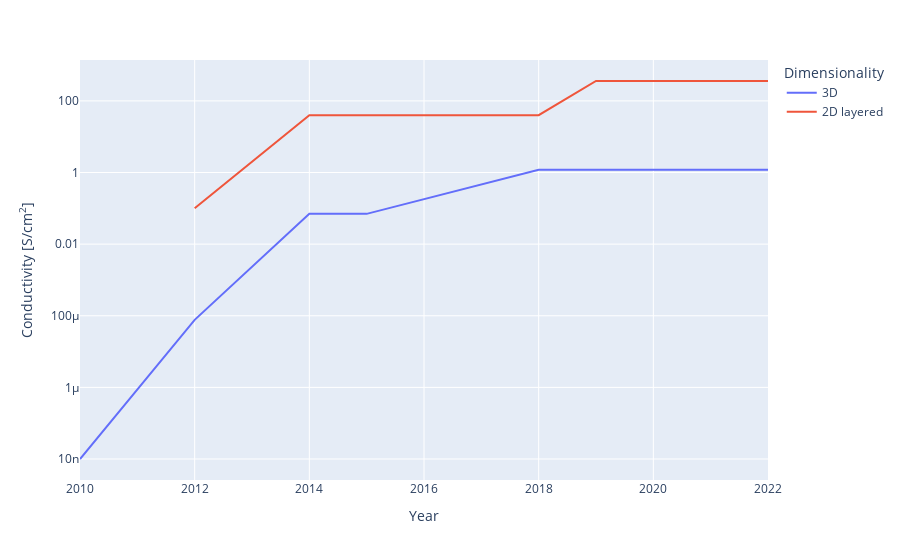

Source (notebook cell):
### Code cell
#mofs_sorted_3D_porous['cummax_value'] = mofs_sorted_3D_porous.Value.cummax()
#mofs_sorted_3D_porous.merge(mofs_sorted_3D_porous.groupby('cummax_value')[['Name', 'Porosity']].first(), on='cummax_value')
mofs_sorted_3D_porous_cummax = mofs_sorted_3D_porous
mofs_sorted_3D_porous_cummax['cummax_value'] = mofs_sorted_3D_porous_cummax.Value.cummax()
keep_3D_porous = mofs_sorted_3D_porous_cummax['cummax_value']<=mofs_sorted_3D_porous_cummax.Value
mofs_sorted_3D_porous_cummax.loc[~keep_3D_porous, ['Value', 'Name', 'DOI', 'Porosity']] = nan
mofs_sorted_3D_porous_cummax = mofs_sorted_3D_porous_cummax.ffill()
#mofs_sorted_3D_porous_cummax = mofs_sorted_3D_porous_cummax[keep_3D_porous]

mofs_sorted_2D_porous_cummax = mofs_sorted_2D_porous
mofs_sorted_2D_porous_cummax['cummax_value'] = mofs_sorted_2D_porous_cummax.Value.cummax()
keep_2D_porous = mofs_sorted_2D_porous_cummax['cummax_value']<=mofs_sorted_2D_porous_cummax.Value
mofs_sorted_2D_porous_cummax.loc[~keep_2D_porous, ['Value', 'Name', 'DOI', 'Porosity']] = nan
mofs_sorted_2D_porous_cummax = mofs_sorted_2D_porous_cummax.ffill()
#mofs_sorted_2D_porous_cummax = mofs_sorted_2D_porous_cummax[keep_2D_porous]

mofs_sorted_porous_cummax = pd.concat([mofs_sorted_3D_porous_cummax, mofs_sorted_2D_porous_cummax], ignore_index=True)
fig4 = px.line(mofs_sorted_porous_cummax, x='Year', y='Value', color='Dimensionality', hover_data=['Dimensionality','Porosity'], 
                 labels={'Value': "Conductivity [S/cm<sup>2</sup>]"}, hover_name='Name')
fig4.update_traces(hovertemplate='<b>%{hovertext}</b><br><br>Dimensionality=%{customdata[0]}\
                                 <br>Year=%{x}<br>Value=%{y} S/cm<sup>2</sup>\
                                 <br>Porosity=%{customdata[1]} m<sup>2</sup>/g<extra></extra>')
fig4.update_layout(yaxis_type="log")
fig4.show()

### Figure 1 — Plotly figure (JSON) as saved in the notebook; plotly's stock layout.template omitted (floating-point values rounded to 4 significant figures)
{"data": [{"customdata": [["3D", 385], ["3D", 450], ["3D", 214], ["3D", 214], ["3D", 614], ["3D", 614], ["3D", 614], ["3D", 614]], "hovertemplate": "<b>%{hovertext}</b><br><br>Dimensionality=%{customdata[0]}                                 <br>Year=%{x}<br>Value=%{y} S/cm<sup>2</sup>                                 <br>Porosity=%{customdata[1]} m<sup>2</sup>/g<extra></extra>", "hovertext": ["Cu[Ni(pdt)2]", "Fe(1,2,3-triazolate) (oxidized)", "TCNQ@Cu3(BTC)2", "TCNQ@Cu3(BTC)2", "Fe2(BDT)3 (oxidized)", "Fe2(BDT)3 (oxidized)", "Fe2(BDT)3 (oxidized)", "Fe2(BDT)3 (oxidized)"], "legendgroup": "3D", "line": {"color": "#636efa", "dash": "solid"}, "marker": {"symbol": "circle"}, "mode": "lines", "name": "3D", "orientation": "v", "showlegend": true, "type": "scatter", "x": [2010, 2012, 2014, 2015, 2018, 2020, 2021, 2022], "xaxis": "x", "y": [1e-08, 7.7e-05, 0.07, 0.07, 1.2, 1.2, 1.2, 1.2], "yaxis": "y"}, {"customdata": [["2D layered", 306], ["2D layered", 630], ["2D layered", 630], ["2D layered", 630], ["2D layered", 2298], ["2D layered", 2298], ["2D layered", 2298], ["2D layered", 2298]], "hovertemplate": "<b>%{hovertext}</b><br><br>Dimensionality=%{customdata[0]}                                 <br>Year=%{x}<br>Value=%{y} S/cm<sup>2</sup>                                 <br>Porosity=%{customdata[1]} m<sup>2</sup>/g<extra></extra>", "hovertext": ["Cu3(HOTP)2", "Ni3(HITP)2", "Ni3(HITP)2", "Ni3(HITP)2", "(Mn/Fe)3(HIB)2", "(Mn/Fe)3(HIB)2", "(Mn/Fe)3(HIB)2", "(Mn/Fe)3(HIB)2"], "legendgroup": "2D layered", "line": {"color": "#EF553B", "dash": "solid"}, "marker": {"symbol": "circle"}, "mode": "lines", "name": "2D layered", "orientation": "v", "showlegend": true, "type": "scatter", "x": [2012, 2014, 2017, 2018, 2019, 2020, 2021, 2022], "xaxis": "x", "y": [0.1, 40, 40, 40, 359, 359, 359, 359], "yaxis": "y"}], "layout": {"autosize": true, "legend": {"title": {"text": "Dimensionality"}, "tracegroupgap": 0}, "margin": {"t": 60}, "xaxis": {"anchor": "y", "autorange": true, "domain": [0, 1], "range": [2010, 2022], "title": {"text": "Year"}, "type": "linear"}, "yaxis": {"anchor": "x", "autorange": true, "domain": [0, 1], "range": [-8.586, 3.141], "title": {"text": "Conductivity [S/cm<sup>2</sup>]"}, "type": "log"}}}
